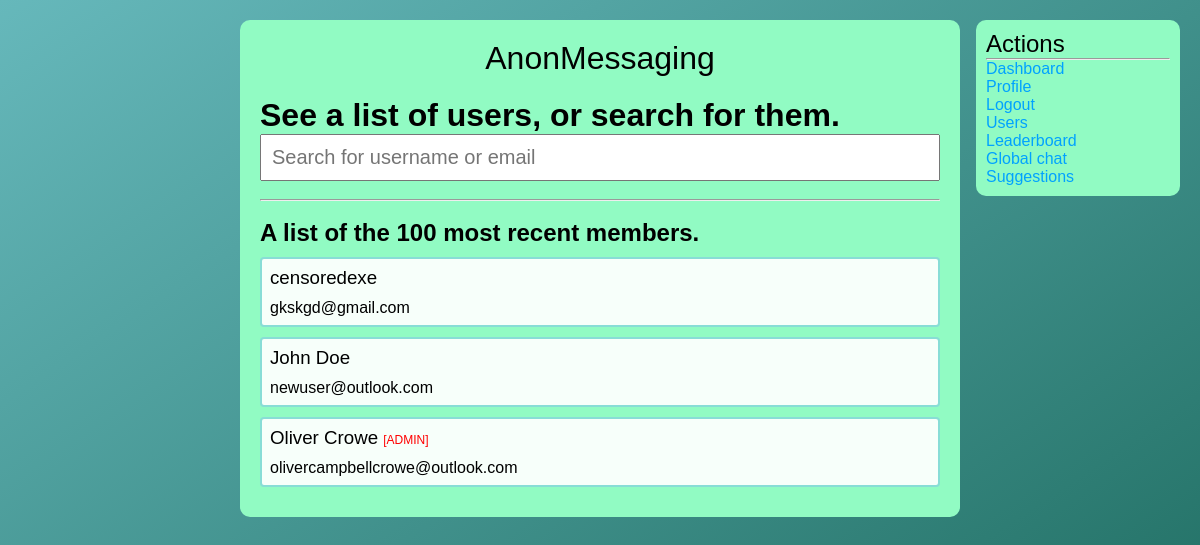
The page /users/index.php (signed in) on the database its author committed.
### tables this page shows
CREATE TABLE `users` (
  `user_id` int(11) NOT NULL,
  `user_name` varchar(256) NOT NULL,
  `user_email` varchar(256) NOT NULL,
  `user_password` varchar(256) NOT NULL,
  `user_bio` longtext NOT NULL,
  `user_pfp` varchar(256) NOT NULL,
  `user_type` varchar(256) NOT NULL,
  `user_points` int(11) NOT NULL
);

### users/index.php (the view, shortened to what this page needs)
<?php
    include_once "../includes/functions.php";
?>
<!DOCTYPE html>
<html lang="en">
<head>
    <link href="../css/style.css" rel="stylesheet">
</head>
<body>
    <div class="main-column">
    <a style="color: #000;text-align:center;" href="../"><h1 style="font-weight:100;margin-bottom:20px;">AnonMessaging</h1></a>
    <h1>See a list of users, or search for them.</h1>
        <form method="GET" action="search.php">
            <input class="search-bar" type="search" name="search" placeholder="Search for username or email" required>
        </form>
        <br><hr><br>
        <h2>A list of the 100 most recent members.</h2>
        <?php
            $sql = "SELECT * FROM `users` ORDER BY `user_id` DESC";
            $result = mysqli_query($conn, $sql);
            while($row = mysqli_fetch_assoc($result)){
                if($row['user_type'] == "admin"){
                    $admin = True;
                }else {
                    $admin = False;
                }
                ?>
                <a style="color: #000;" href="../profile/index.php?id=<?php echo $row['user_id']; ?>">
                <div class="user_div">
                    <h3><?php echo $row['user_name']; if($admin==True){echo " <span style='color:red;font-size:12px;'>[ADMIN]</span>";}?></h3>
                    <p style="margin-top:10px;"><?php echo $row['user_email']; ?></p>
                </div>
                <?php
            }
        ?>
        <div class="right-column">
            <h2 style="font-weight:300;">Actions</h2>
            <hr>
            <ul>
            <li><a href="../">Dashboard</a></li>
                <li><a href="../profile/index.php?id=<?php echo $_SESSION['user_id']; ?>">Profile</a></li>
                <li><a href="../logout">Logout</a></li>
                <li><a href="../users/index.php">Users</a></li>
                <li><a href="../leaderboard/">Leaderboard</a></li>
                <li><a href="../global/">Global chat</a></li>
                <li><a href="../suggestions/">Suggestions</a></li>
            </ul>
        </div>
    </div>
</body>
</html>

### css/style.css (style rules this page uses)
* { -webkit-box-sizing: border-box; box-sizing: border-box; padding: 0; margin: 0; }
body { font-family: sans-serif; background-attachment: fixed; background-size: cover; background-image: -webkit-gradient(linear, left top, right bottom, from(#66b8bb), to(#1b695c)); background-image: linear-gradient(to bottom right, #66b8bb, #1b695c); background-position: center; }
a { color: #00a2ff; text-decoration: none; }
h3 { font-weight: 100; }
.main-column { width: 60%; margin: 20px auto; padding: 20px; height: 100%; border-radius: 10px; background-color: #91fbc3; -webkit-box-sizing: border-box; box-sizing: border-box; }
.right-column { -webkit-box-sizing: border-box; box-sizing: border-box; position: fixed; right: 20px; top: 20px; width: 17%; background-color: #91fbc3; border-radius: 10px; padding: 10px; }
.right-column ul li { list-style: none; }
.search-bar { padding: 10px; width: 100%; font-size: 20px; }
.user_div { width: 100%; margin: 10px auto; background-color: rgba(255, 255, 255, 0.925); border-radius: 4px; padding: 8px; border: 2px solid #88ddd6; }

### rows shown on the page
users: user_name "censoredexe", user_email "gkskgd@gmail.com"
users: user_name "John Doe", user_email "newuser@outlook.com"
users: user_name "Oliver Crowe", user_type "[ADMIN]", user_email "olivercampbellcrowe@outlook.com"
